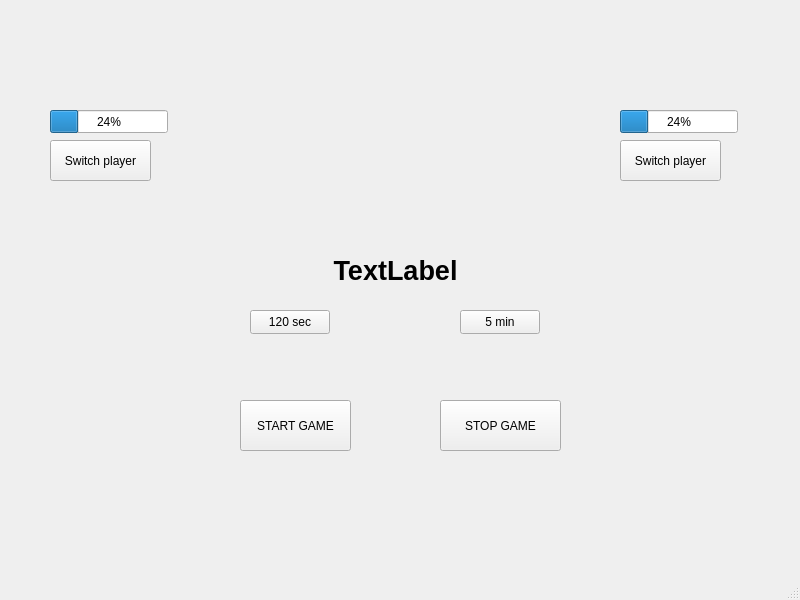
<?xml version="1.0" encoding="UTF-8"?>
<ui version="4.0">
 <class>MainWindow</class>
 <widget class="QMainWindow" name="MainWindow">
  <property name="geometry">
   <rect>
    <x>0</x>
    <y>0</y>
    <width>800</width>
    <height>600</height>
   </rect>
  </property>
  <property name="windowTitle">
   <string>MainWindow</string>
  </property>
  <widget class="QWidget" name="centralwidget">
   <widget class="QLabel" name="gameinfotext">
    <property name="geometry">
     <rect>
      <x>70</x>
      <y>240</y>
      <width>651</width>
      <height>61</height>
     </rect>
    </property>
    <property name="font">
     <font>
      <pointsize>20</pointsize>
      <bold>true</bold>
     </font>
    </property>
    <property name="text">
     <string>TextLabel</string>
    </property>
    <property name="alignment">
     <set>Qt::AlignCenter</set>
    </property>
   </widget>
   <widget class="QPushButton" name="switch_player2">
    <property name="geometry">
     <rect>
      <x>620</x>
      <y>140</y>
      <width>101</width>
      <height>41</height>
     </rect>
    </property>
    <property name="text">
     <string>Switch player</string>
    </property>
   </widget>
   <widget class="QPushButton" name="switch_player1">
    <property name="geometry">
     <rect>
      <x>50</x>
      <y>140</y>
      <width>101</width>
      <height>41</height>
     </rect>
    </property>
    <property name="text">
     <string>Switch player</string>
    </property>
   </widget>
   <widget class="QProgressBar" name="progressBar2">
    <property name="geometry">
     <rect>
      <x>620</x>
      <y>110</y>
      <width>118</width>
      <height>23</height>
     </rect>
    </property>
    <property name="value">
     <number>24</number>
    </property>
   </widget>
   <widget class="QPushButton" name="settime120_sec">
    <property name="geometry">
     <rect>
      <x>250</x>
      <y>310</y>
      <width>80</width>
      <height>24</height>
     </rect>
    </property>
    <property name="text">
     <string>120 sec</string>
    </property>
   </widget>
   <widget class="QPushButton" name="settime5_min">
    <property name="geometry">
     <rect>
      <x>460</x>
      <y>310</y>
      <width>80</width>
      <height>24</height>
     </rect>
    </property>
    <property name="text">
     <string>5 min</string>
    </property>
   </widget>
   <widget class="QProgressBar" name="progressBar1">
    <property name="geometry">
     <rect>
      <x>50</x>
      <y>110</y>
      <width>118</width>
      <height>23</height>
     </rect>
    </property>
    <property name="value">
     <number>24</number>
    </property>
   </widget>
   <widget class="QPushButton" name="startgame">
    <property name="geometry">
     <rect>
      <x>240</x>
      <y>400</y>
      <width>111</width>
      <height>51</height>
     </rect>
    </property>
    <property name="text">
     <string>START GAME</string>
    </property>
   </widget>
   <widget class="QPushButton" name="stopgame">
    <property name="geometry">
     <rect>
      <x>440</x>
      <y>400</y>
      <width>121</width>
      <height>51</height>
     </rect>
    </property>
    <property name="text">
     <string>STOP GAME</string>
    </property>
   </widget>
  </widget>
  <widget class="QMenuBar" name="menubar">
   <property name="geometry">
    <rect>
     <x>0</x>
     <y>0</y>
     <width>800</width>
     <height>21</height>
    </rect>
   </property>
  </widget>
  <widget class="QStatusBar" name="statusbar"/>
 </widget>
 <resources/>
 <connections/>
</ui>
